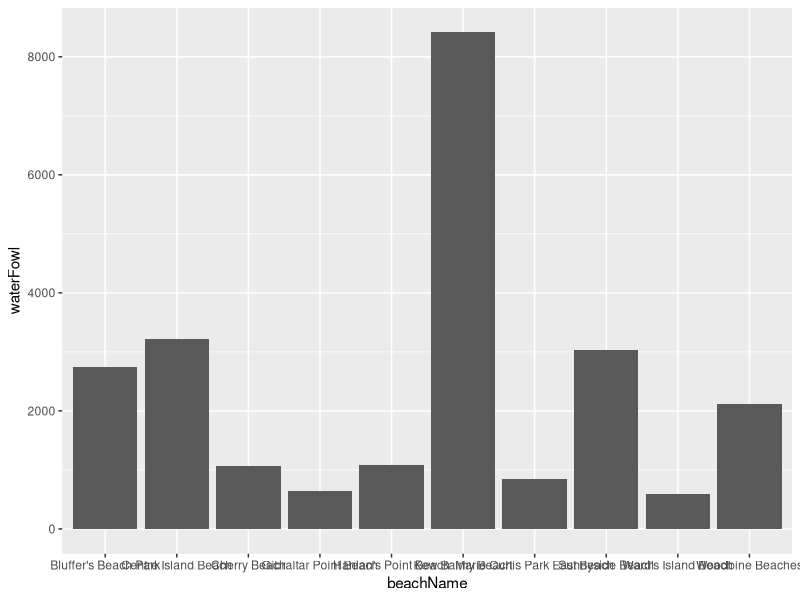
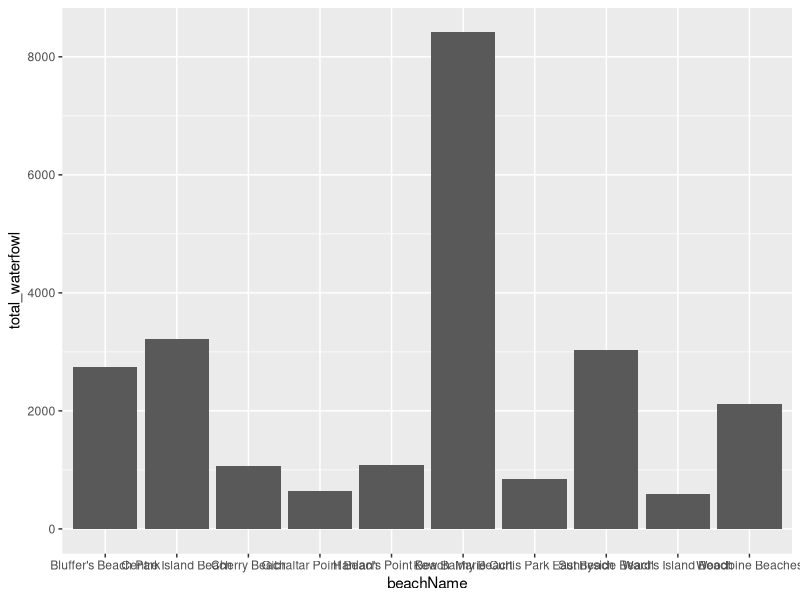
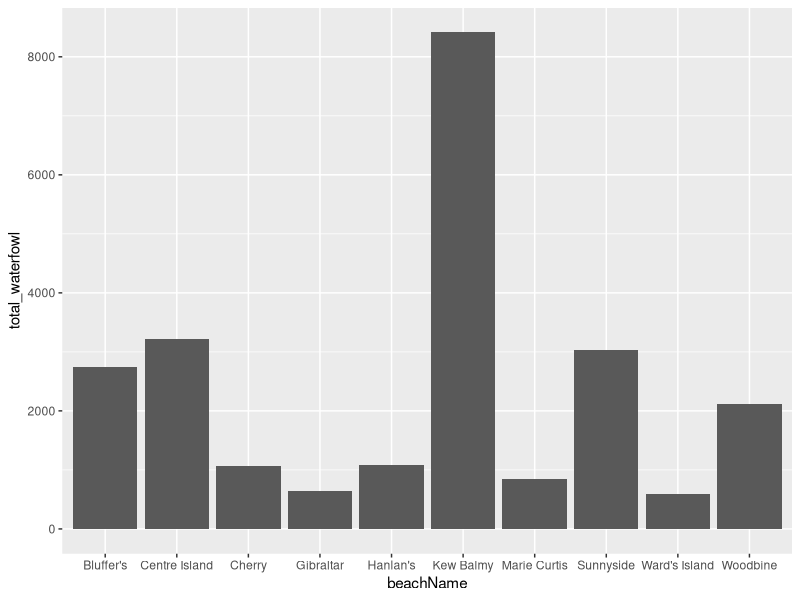
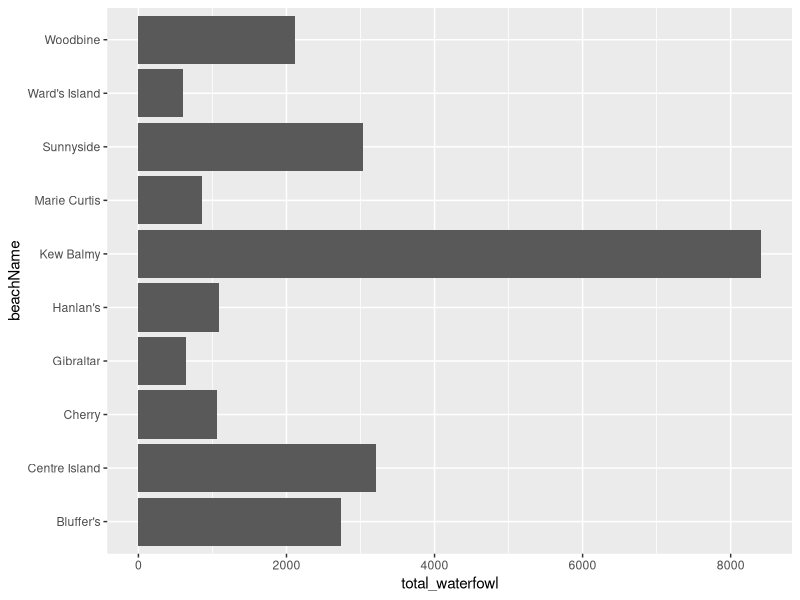
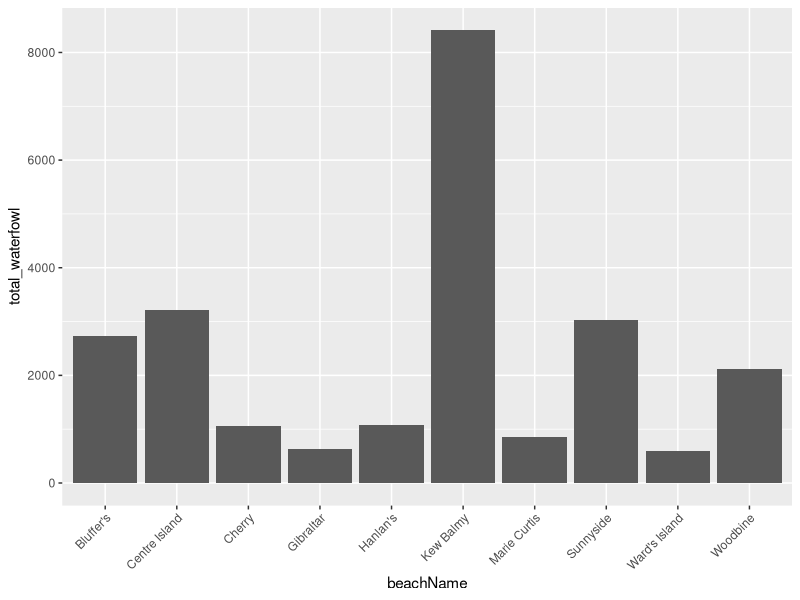
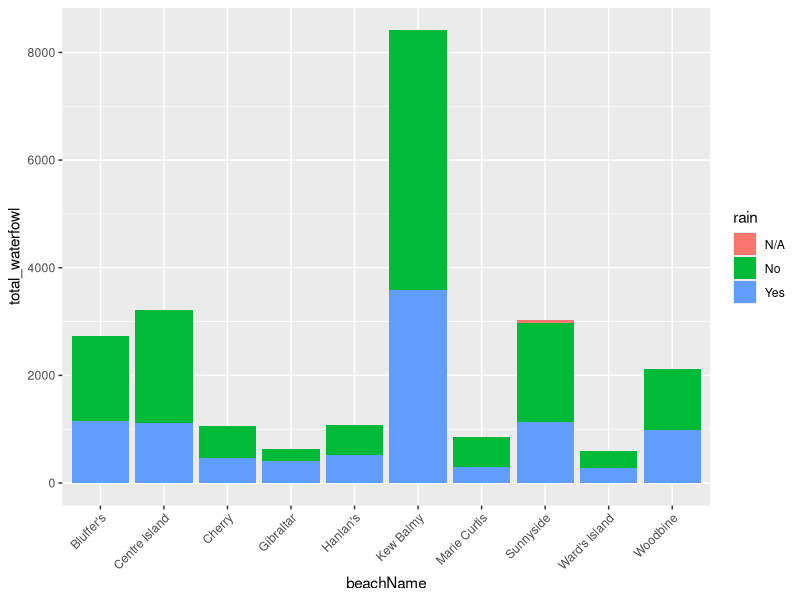
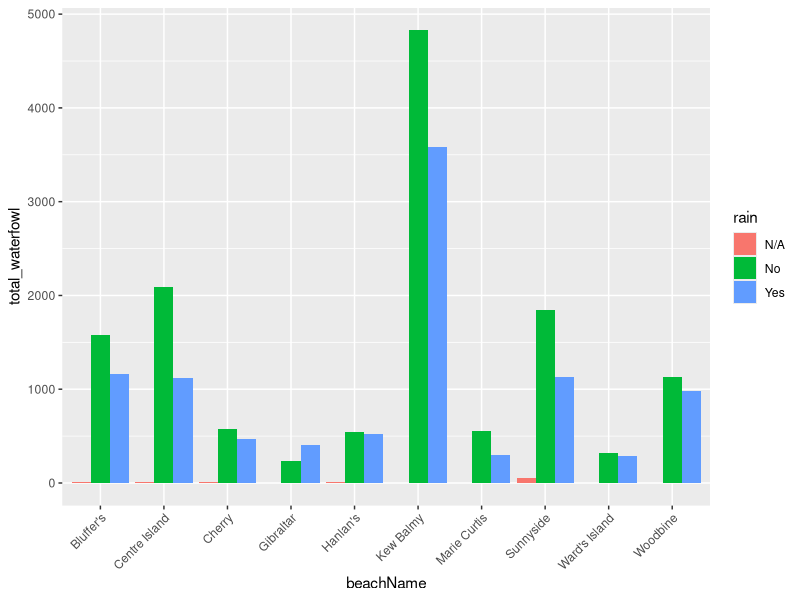

Reproduce these figures in R, in order. (Note: this script raises an error after producing the figures.)
## ---- chunk 1
library(tidyverse) 

beaches_obs <- read_csv("../../05_src/slides_data/toronto_beaches_observations.csv")
## ---- chunk 2
ggplot(data = beaches_obs, mapping = aes(x = beachName, y = waterFowl)) +
  geom_col()
## ---- chunk 3
beach_waterfowl_totals <- beaches_obs |> 
  group_by(beachName) |>
  summarise(total_waterfowl = sum(waterFowl, na.rm = TRUE)) 

beach_waterfowl_totals |>
  ggplot(aes(x = beachName, y = total_waterfowl)) +
    geom_col()
## ---- chunk 4
# see what the beach names are
unique(beaches_obs$beachName)

# define the new names in a named vector
shortened_beach_names <- c(
  "Marie Curtis Park East Beach" = "Marie Curtis",
  "Sunnyside Beach" = "Sunnyside",
  "Hanlan's Point Beach" = "Hanlan's",
  "Gibraltar Point Beach" = "Gibraltar",
  "Centre Island Beach" = "Centre Island",
  "Ward's Island Beach" = "Ward's Island",
  "Cherry Beach" = "Cherry",
  "Woodbine Beaches" = "Woodbine",
  "Kew Balmy Beach" = "Kew Balmy",
  "Bluffer's Beach Park" = "Bluffer's"
)

# plot and recode the x-axis labels
beach_waterfowl_totals |>
  ggplot(aes(x = beachName, y = total_waterfowl)) +
    geom_col() +
    scale_x_discrete(labels = shortened_beach_names)
## ---- chunk 5
beach_waterfowl_totals |>
  ggplot(aes(x = beachName, y = total_waterfowl)) +
    geom_col() +
    scale_x_discrete(labels = shortened_beach_names) +
    coord_flip()
## ---- chunk 6
beach_waterfowl_totals |>
  ggplot(aes(x = beachName, y = total_waterfowl)) +
    geom_col() +
    scale_x_discrete(labels = shortened_beach_names) +
    theme(axis.text.x = element_text(angle = 45, hjust = 1))
## ---- chunk 7
beach_waterfowl_by_weather <- beaches_obs |> 
  group_by(beachName, rain) |>
  summarise(total_waterfowl = sum(waterFowl, na.rm = TRUE)) 

ggplot(beach_waterfowl_by_weather, aes(x = beachName, y = total_waterfowl)) +
  geom_col(aes(fill = rain))  +
  scale_x_discrete(labels = shortened_beach_names) +
  theme(axis.text.x = element_text(angle = 45, hjust = 1))
## ---- chunk 8
ggplot(beach_waterfowl_by_weather, aes(x = beachName, y = total_waterfowl)) +
  geom_col(aes(fill = rain), position = "dodge")  +
  scale_x_discrete(labels = shortened_beach_names) +
  theme(axis.text.x = element_text(angle = 45, hjust = 1))
## ---- chunk 9
CES_data |>
  ggplot() +
  geom_histogram(aes(x = cps19_party_rating_24),
                 bins = 10) +
  facet_wrap(~factor(cps19_spend_educ,
                     levels = c("Spend less",
                                "Spend about the same as now",
                                "Spend more",
                                "Don't know/ Prefer not to answer")),
             nrow = 1) +
  labs(x = "Conservative Party rating",
       y = "Count",
       title = "Views on education spending and the Conservative Party")
## ---- chunk 10
ggplot(beaches_obs, aes(x = airTemp, y = waterTemp)) +
  geom_point()
## ---- chunk 11
ggplot(beaches_obs, aes(x = airTemp, y = waterTemp)) +
  geom_point(position = "jitter")
## ---- chunk 12
ggplot(beaches_obs, aes(x = airTemp, y = waterTemp)) +
  geom_point(position = "jitter") +
  geom_smooth()
## ---- chunk 13
ggplot(beaches_obs, aes(x = airTemp, y = waterTemp)) +
  geom_point(position = "jitter") +
  geom_smooth(method = "lm")
## ---- chunk 14
coef(lm(waterTemp ~ airTemp, data = beaches_obs))
## ---- chunk 15
beaches_obs |>
  filter(beachName == c("Centre Island Beach")) |> 
  ggplot(aes(x = dataCollectionDate,
             y = waterTemp)) +
  geom_line(aes(colour = beachName, group = beachName)) 
## ---- chunk 16
beaches_obs |>
  filter(beachName %in% c("Centre Island Beach", "Sunnyside Beach")) |> 
  ggplot(aes(x = dataCollectionDate,
             y = waterTemp)) +
  geom_line()
## ---- chunk 17
beaches_obs |>
  filter(beachName %in% c("Centre Island Beach", "Sunnyside Beach")) |> 
  ggplot(aes(x = dataCollectionDate,
             y = waterTemp)) +
  geom_line(aes(group = beachName))

## ---- chunk 18
beaches_obs |>
  filter(beachName %in% c("Centre Island Beach", "Sunnyside Beach")) |> 
  ggplot(aes(x = dataCollectionDate,
             y = waterTemp)) +
  geom_line(aes(group = beachName, colour = beachName))
## ---- chunk 19
beaches_obs |>
  ggplot(aes(x = dataCollectionDate, y = waterTemp)) +
    geom_line(aes(group = beachName), alpha = 0.3)
## ---- chunk 20
beaches_obs |>
  filter(beachName %in% c("Centre Island Beach", "Woodbine Beaches"))|>
  select(beachName, dataCollectionDate, airTemp, waterTemp) |>
  pivot_longer(cols = c("airTemp", "waterTemp"), names_to = "water_or_air", values_to = "Temperature") |>
  ggplot(aes(x = dataCollectionDate, y = Temperature)) +
    geom_line(aes(colour = beachName, linetype = water_or_air))


## ---- chunk 21
ggsave(filename = "beach_temperature_plot.pdf", width = 7, height = 6)
## ---- chunk 22
waterfowl_plot <- ggplot(beach_waterfowl_by_weather, aes(x = beachName, y = total_waterfowl)) +
  geom_col(aes(fill = rain), position = "dodge")  +
  scale_x_discrete(labels = shortened_beach_names) +
  theme(axis.text.x = element_text(angle = 45, hjust = 1))

ggsave(filename = "waterfowl_by_weather.png", plot = waterfowl_plot, width = "10cm", height = "8cm")
